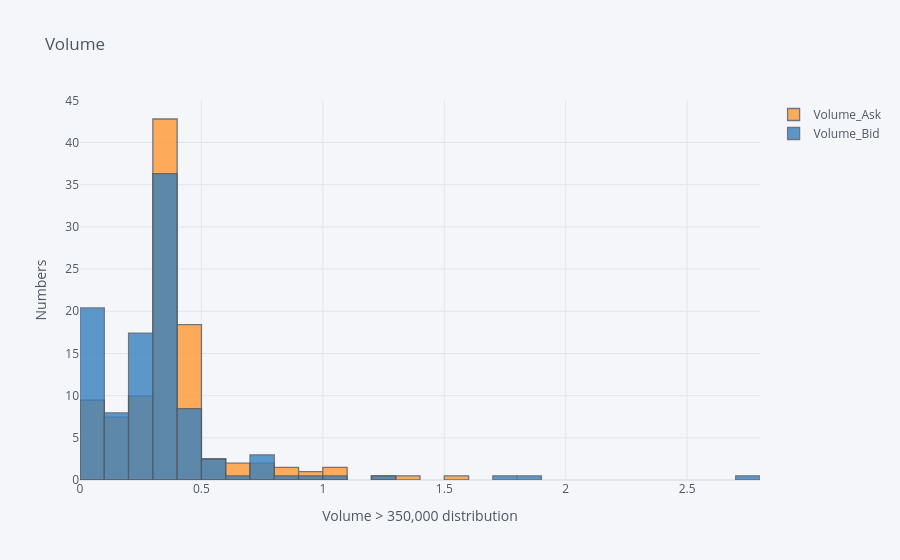

Notebook cell for this chart:
### Markdown cell above
#### Now just press 'CTRL' and 'ENTER' keys on the next cell.

### Code cell
vol_350k[['Volume_Ask', 'Volume_Bid']].iplot(
                            kind='hist',
                            histnorm='percent',
                            barmode='overlay',
                            xTitle='Volume > 350,000 distribution',
                            yTitle='Numbers',
                            title='Volume')

### Figure 1 — Plotly figure (JSON) as saved in the notebook; plotly's stock layout.template omitted (floating-point values rounded to 4 significant figures; data arrays with more than 128 entries replaced by an {"elided": "..."} marker saying what was removed)
{"data": [{"histfunc": "count", "histnorm": "percent", "marker": {"color": "rgba(255, 153, 51, 1.0)", "line": {"color": "#4D5663", "width": 1.3}}, "name": "Volume_Ask", "opacity": 0.8, "orientation": "v", "type": "histogram", "x": {"elided": "201 float values"}}, {"histfunc": "count", "histnorm": "percent", "marker": {"color": "rgba(55, 128, 191, 1.0)", "line": {"color": "#4D5663", "width": 1.3}}, "name": "Volume_Bid", "opacity": 0.8, "orientation": "v", "type": "histogram", "x": {"elided": "201 float values"}}], "layout": {"autosize": true, "barmode": "overlay", "legend": {"bgcolor": "#F5F6F9", "font": {"color": "#4D5663"}}, "paper_bgcolor": "#F5F6F9", "plot_bgcolor": "#F5F6F9", "title": {"font": {"color": "#4D5663"}, "text": "Volume"}, "xaxis": {"autorange": true, "gridcolor": "#E1E5ED", "range": [6.939e-17, 2.8], "showgrid": true, "tickfont": {"color": "#4D5663"}, "title": {"font": {"color": "#4D5663"}, "text": "Volume > 350,000 distribution"}, "type": "linear", "zerolinecolor": "#E1E5ED"}, "yaxis": {"autorange": true, "gridcolor": "#E1E5ED", "range": [0, 45.04], "showgrid": true, "tickfont": {"color": "#4D5663"}, "title": {"font": {"color": "#4D5663"}, "text": "Numbers"}, "zerolinecolor": "#E1E5ED"}}}
